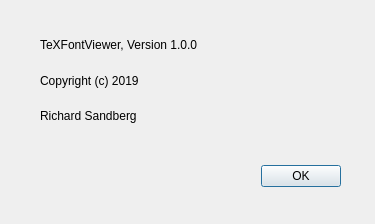
<?xml version="1.0" encoding="UTF-8"?>
<ui version="4.0">
 <class>AboutDialog</class>
 <widget class="QDialog" name="AboutDialog">
  <property name="windowModality">
   <enum>Qt::ApplicationModal</enum>
  </property>
  <property name="geometry">
   <rect>
    <x>0</x>
    <y>0</y>
    <width>375</width>
    <height>224</height>
   </rect>
  </property>
  <property name="contextMenuPolicy">
   <enum>Qt::NoContextMenu</enum>
  </property>
  <property name="windowTitle">
   <string>About</string>
  </property>
  <property name="whatsThis">
   <string notr="true"/>
  </property>
  <widget class="QDialogButtonBox" name="buttonBox">
   <property name="geometry">
    <rect>
     <x>0</x>
     <y>160</y>
     <width>341</width>
     <height>32</height>
    </rect>
   </property>
   <property name="orientation">
    <enum>Qt::Horizontal</enum>
   </property>
   <property name="standardButtons">
    <set>QDialogButtonBox::Ok</set>
   </property>
  </widget>
  <widget class="QWidget" name="">
   <property name="geometry">
    <rect>
     <x>40</x>
     <y>30</y>
     <width>301</width>
     <height>101</height>
    </rect>
   </property>
   <layout class="QVBoxLayout" name="verticalLayout">
    <item>
     <widget class="QLabel" name="label">
      <property name="text">
       <string>TeXFontViewer, Version 1.0.0</string>
      </property>
     </widget>
    </item>
    <item>
     <widget class="QLabel" name="label_2">
      <property name="text">
       <string>Copyright (c) 2019</string>
      </property>
     </widget>
    </item>
    <item>
     <widget class="QLabel" name="label_3">
      <property name="text">
       <string>Richard Sandberg</string>
      </property>
     </widget>
    </item>
   </layout>
  </widget>
 </widget>
 <resources/>
 <connections>
  <connection>
   <sender>buttonBox</sender>
   <signal>accepted()</signal>
   <receiver>AboutDialog</receiver>
   <slot>accept()</slot>
   <hints>
    <hint type="sourcelabel">
     <x>248</x>
     <y>254</y>
    </hint>
    <hint type="destinationlabel">
     <x>157</x>
     <y>274</y>
    </hint>
   </hints>
  </connection>
  <connection>
   <sender>buttonBox</sender>
   <signal>rejected()</signal>
   <receiver>AboutDialog</receiver>
   <slot>reject()</slot>
   <hints>
    <hint type="sourcelabel">
     <x>316</x>
     <y>260</y>
    </hint>
    <hint type="destinationlabel">
     <x>286</x>
     <y>274</y>
    </hint>
   </hints>
  </connection>
 </connections>
</ui>
